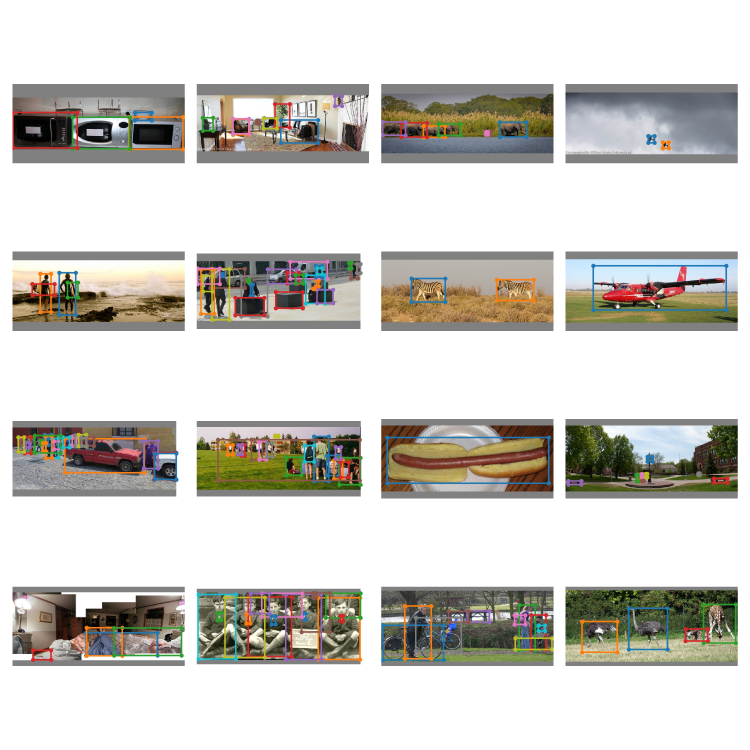
#> input picture yolov3/test_batch0.jpg, 3000 x 3000 px (shown at 1/4 size)
$ python -i kcftracker.py   (imports and definitions only)
#> lines starting #> are read from the running program, lines starting #| are printed output that depends on the picture
import numpy as np
import cv2

import fhog

# ffttools
# [4 lines left out: function fftd, not called in this run]

def real(img):
	return img[:,:,0]

def imag(img):
	return img[:,:,1]

# [24 lines left out: functions complexMultiplication, complexDivision, rearrange, not called in this run]


# recttools
def x2(rect):
	return rect[0] + rect[2]

def y2(rect):
	return rect[1] + rect[3]

def limit(rect, limit):
	if(rect[0]+rect[2] > limit[0]+limit[2]):
		rect[2] = limit[0]+limit[2]-rect[0]
	if(rect[1]+rect[3] > limit[1]+limit[3]):
		rect[3] = limit[1]+limit[3]-rect[1]
	if(rect[0] < limit[0]):
		rect[2] -= (limit[0]-rect[0])
		rect[0] = limit[0]
	if(rect[1] < limit[1]):
		rect[3] -= (limit[1]-rect[1])
		rect[1] = limit[1]
	if(rect[2] < 0):
		rect[2] = 0
	if(rect[3] < 0):
		rect[3] = 0
	return rect

# [8 lines left out: function getBorder, not called in this run]

def subwindow(img, window, borderType=cv2.BORDER_CONSTANT):
	cutWindow = [x for x in window]
	limit(cutWindow, [0,0,img.shape[1],img.shape[0]])   # modify cutWindow
	assert(cutWindow[2]>0 and cutWindow[3]>0)
	border = getBorder(window, cutWindow)
	res = img[cutWindow[1]:cutWindow[1]+cutWindow[3], cutWindow[0]:cutWindow[0]+cutWindow[2]]

	if(border != [0,0,0,0]):
		res = cv2.copyMakeBorder(res, border[1], border[3], border[0], border[2], borderType)
	return res


# KCF tracker
class KCFTracker:
	def __init__(self, hog=False, fixed_window=True, multiscale=False):
		self.lambdar = 0.0001   # regularization
		self.padding = 2.5   # extra area surrounding the target
		self.output_sigma_factor = 0.125   # bandwidth of gaussian target

		if(hog):  # HOG feature
			# VOT
			self.interp_factor = 0.012   # linear interpolation factor for adaptation
			self.sigma = 0.6  # gaussian kernel bandwidth
			# TPAMI   #interp_factor = 0.02   #sigma = 0.5
			self.cell_size = 4   # HOG cell size
			self._hogfeatures = True
		else:  # raw gray-scale image # aka CSK tracker
			self.interp_factor = 0.075
			self.sigma = 0.2
			self.cell_size = 1
			self._hogfeatures = False

		if(multiscale):
			self.template_size = 96   # template size
			self.scale_step = 1.05   # scale step for multi-scale estimation
			self.scale_weight = 0.96   # to downweight detection scores of other scales for added stability
		elif(fixed_window):
			self.template_size = 96
			self.scale_step = 1
		else:
			self.template_size = 1
			self.scale_step = 1

		self._tmpl_sz = [0,0]  # cv::Size, [width,height]  #[int,int]
		self._roi = [0.,0.,0.,0.]  # cv::Rect2f, [x,y,width,height]  #[float,float,float,float]
		self.size_patch = [0,0,0]  #[int,int,int]
		self._scale = 1.   # float
		self._alphaf = None  # numpy.ndarray    (size_patch[0], size_patch[1], 2)
		self._prob = None  # numpy.ndarray    (size_patch[0], size_patch[1], 2)
		self._tmpl = None  # numpy.ndarray    raw: (size_patch[0], size_patch[1])   hog: (size_patch[2], size_patch[0]*size_patch[1])
		self.hann = None  # numpy.ndarray    raw: (size_patch[0], size_patch[1])   hog: (size_patch[2], size_patch[0]*size_patch[1])

	def subPixelPeak(self, left, center, right):
		divisor = 2*center - right - left   #float
		return (0 if abs(divisor)<1e-3 else 0.5*(right-left)/divisor)

	# [49 lines left out: functions createHanningMats, createGaussianPeak, gaussianCorrelation, not called in this run]

	def getFeatures(self, image, inithann, scale_adjust=1.0):
		extracted_roi = [0,0,0,0]   #[int,int,int,int]
		cx = self._roi[0] + self._roi[2]/2  #float
		cy = self._roi[1] + self._roi[3]/2  #float

		if(inithann):
			padded_w = self._roi[2] * self.padding
			padded_h = self._roi[3] * self.padding

			if(self.template_size > 1):
				if(padded_w >= padded_h):
					self._scale = padded_w / float(self.template_size)
				else:
					self._scale = padded_h / float(self.template_size)
				self._tmpl_sz[0] = int(padded_w / self._scale)
				self._tmpl_sz[1] = int(padded_h / self._scale)
			else:
				self._tmpl_sz[0] = int(padded_w)
				self._tmpl_sz[1] = int(padded_h)
				self._scale = 1.

			if(self._hogfeatures):
				self._tmpl_sz[0] = int(int(self._tmpl_sz[0]) / (2*self.cell_size) * 2*self.cell_size + 2*self.cell_size)
				self._tmpl_sz[1] = int(int(self._tmpl_sz[1]) / (2*self.cell_size) * 2*self.cell_size + 2*self.cell_size)
			else:
				self._tmpl_sz[0] = int(int(self._tmpl_sz[0]) / 2 * 2)
				self._tmpl_sz[1] = int(int(self._tmpl_sz[1]) / 2 * 2)

		extracted_roi[2] = int(scale_adjust * self._scale * self._tmpl_sz[0])
		extracted_roi[3] = int(scale_adjust * self._scale * self._tmpl_sz[1])
		extracted_roi[0] = int(cx - extracted_roi[2]/2)
		extracted_roi[1] = int(cy - extracted_roi[3]/2)

		z = subwindow(image, extracted_roi, cv2.BORDER_REPLICATE)
		if(z.shape[1]!=self._tmpl_sz[0] or z.shape[0]!=self._tmpl_sz[1]):
			z = cv2.resize(z, tuple(self._tmpl_sz))

		if(self._hogfeatures):
			mapp = {'sizeX':0, 'sizeY':0, 'numFeatures':0, 'map':0}
			mapp = fhog.getFeatureMaps(z, self.cell_size, mapp)
			mapp = fhog.normalizeAndTruncate(mapp, 0.2)
			mapp = fhog.PCAFeatureMaps(mapp)
			self.size_patch = list(map(int, [mapp['sizeY'], mapp['sizeX'], mapp['numFeatures']]))
			FeaturesMap = mapp['map'].reshape((self.size_patch[0]*self.size_patch[1], self.size_patch[2])).T   # (size_patch[2], size_patch[0]*size_patch[1])
		else:
			if(z.ndim==3 and z.shape[2]==3):
				FeaturesMap = cv2.cvtColor(z, cv2.COLOR_BGR2GRAY)   # z:(size_patch[0], size_patch[1], 3)  FeaturesMap:(size_patch[0], size_patch[1])   #np.int8  #0~255
			elif(z.ndim==2):
				FeaturesMap = z   #(size_patch[0], size_patch[1]) #np.int8  #0~255
			FeaturesMap = FeaturesMap.astype(np.float32) / 255.0 - 0.5
			self.size_patch = [z.shape[0], z.shape[1], 1]

		if(inithann):
			self.createHanningMats()  # createHanningMats need size_patch

		FeaturesMap = self.hann * FeaturesMap
		return FeaturesMap

	# [32 lines left out: functions detect, train, init, not called in this run]

	def update(self, image):
		if(self._roi[0]+self._roi[2] <= 0):  self._roi[0] = -self._roi[2] + 1
		if(self._roi[1]+self._roi[3] <= 0):  self._roi[1] = -self._roi[2] + 1
		if(self._roi[0] >= image.shape[1]-1):  self._roi[0] = image.shape[1] - 2
		if(self._roi[1] >= image.shape[0]-1):  self._roi[1] = image.shape[0] - 2

		cx = self._roi[0] + self._roi[2]/2.
		cy = self._roi[1] + self._roi[3]/2.

		loc, peak_value = self.detect(self._tmpl, self.getFeatures(image, 0, 1.0))

		if(self.scale_step != 1):
			# Test at a smaller _scale
			new_loc1, new_peak_value1 = self.detect(self._tmpl, self.getFeatures(image, 0, 1.0/self.scale_step))
			# Test at a bigger _scale
			new_loc2, new_peak_value2 = self.detect(self._tmpl, self.getFeatures(image, 0, self.scale_step))

			if(self.scale_weight*new_peak_value1 > peak_value and new_peak_value1>new_peak_value2):
				loc = new_loc1
				peak_value = new_peak_value1
				self._scale /= self.scale_step
				self._roi[2] /= self.scale_step
				self._roi[3] /= self.scale_step
			elif(self.scale_weight*new_peak_value2 > peak_value):
				loc = new_loc2
				peak_value = new_peak_value2
				self._scale *= self.scale_step
				self._roi[2] *= self.scale_step
				self._roi[3] *= self.scale_step

		self._roi[0] = cx - self._roi[2]/2.0 + loc[0]*self.cell_size*self._scale
		self._roi[1] = cy - self._roi[3]/2.0 + loc[1]*self.cell_size*self._scale

		if(self._roi[0] >= image.shape[1]-1):  self._roi[0] = image.shape[1] - 1
		if(self._roi[1] >= image.shape[0]-1):  self._roi[1] = image.shape[0] - 1
		if(self._roi[0]+self._roi[2] <= 0):  self._roi[0] = -self._roi[2] + 2
		if(self._roi[1]+self._roi[3] <= 0):  self._roi[1] = -self._roi[3] + 2
		assert(self._roi[2]>0 and self._roi[3]>0)

		x = self.getFeatures(image, 0, 1.0)
		self.train(x, self.interp_factor)

		return peak_value, self._roi

>>> import cv2
>>> picture = cv2.imread('yolov3/test_batch0.jpg', cv2.IMREAD_GRAYSCALE)
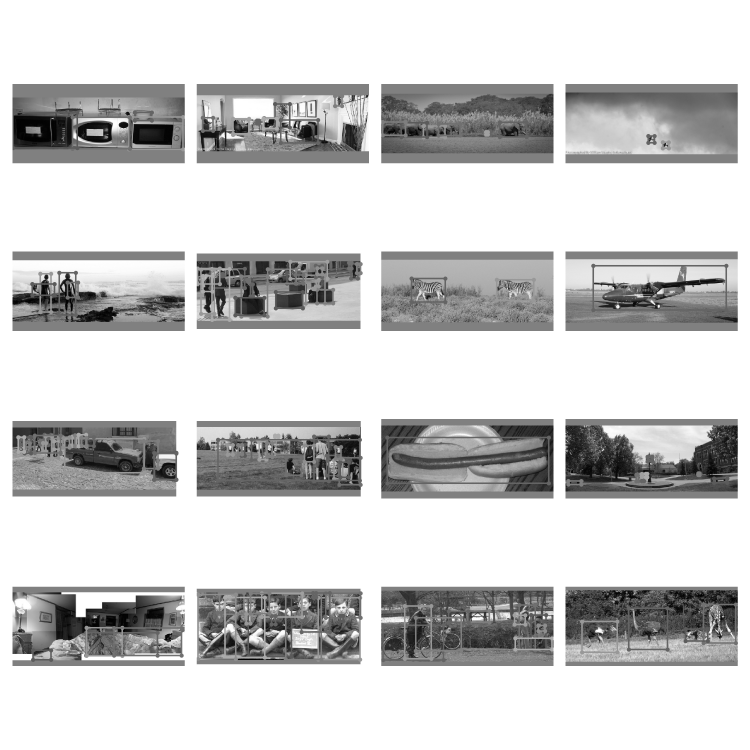
#> picture: shape (3000, 3000) (shown at 1/4 size); min 0, max 255, mean 206.1
>>> result = KCFTracker().update(picture)
#> (the run stopped early here; a loop or call above may not have finished)
